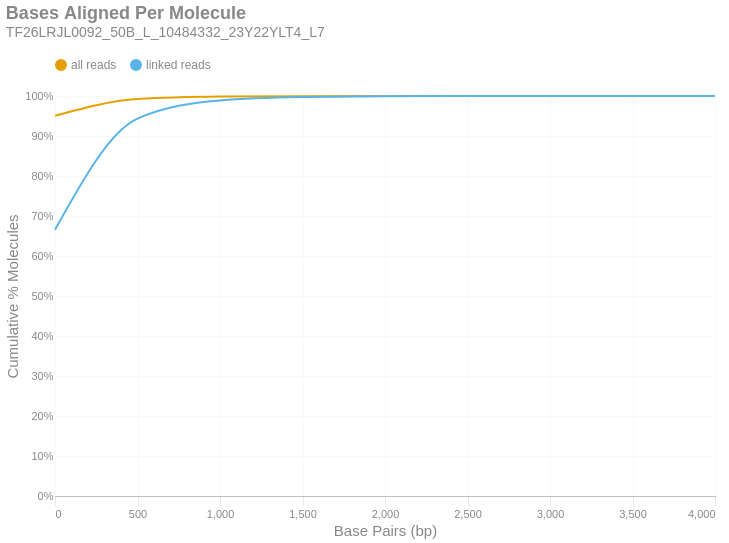

Here is the notebook cell this chart was saved with:
### Markdown cell above
### Bases Aligned Per Molecule
This is a cumulative frequency distribution showing the number of base pairs aligned per unique molecule. These data are shown in 500 bp bins. There are two distributions: one with `all reads` (yellow) and another with only `linked reads` (blue). The percent of molecules in the `linked reads` distribution is relative to the total number of linked molecules.

### Code cell
if SKIPLR:
    print_html(f"Skipped")
else:
    binned_df = consolidated_hist(valids['aligned_bp'], mask, 500, True)
    with SafeRender(binned_df):
        (
            density_plot(binned_df, 'Bases Aligned Per Molecule', samplename, 'basesper')
            .encode(
                x=alt.X('bin:Q', title="Base Pairs (bp)").axis(tickMinStep=500).scale(padding=0),
                y=alt.Y('value:Q', title='Cumulative % Molecules')
                    .axis(format='%')
                    .scale(domain = [0,1])
                    .stack(False),
                color=alt.Color("key:N").scale(domain = ["all reads", "linked reads"]),
                tooltip = [
                    alt.Tooltip("key:N", title = "Data Type"),
                    alt.Tooltip("range_label:N", title="Bases Aligned Per Molecule"),
                    alt.Tooltip("value:Q", format = ".2%", title="% Molecules (Cum.)")
                ]
            )
        ).display()

### Figure 1 — Vega-Lite specification as saved in the notebook (floating-point values rounded to 4 significant figures)
{"width": "container", "height": 400, "config": {"title": {"anchor": "start", "dy": -15, "fontSize": 18, "color": "#888888", "subtitleColor": "#888888", "subtitleFontSize": 14}, "arc": {"fill": "#0072B2"}, "axis": {"domainColor": "#888888", "domainWidth": 0.5, "gridWidth": 0.2, "grid": false, "titleFontWeight": 400, "titleFontSize": 15, "labelFontSize": 11, "labelColor": "#888888", "tickColor": "#888888", "tickWidth": 0.2, "titleColor": "#888888"}, "axisBand": {"grid": false}, "axisX": {"grid": true, "tickSize": 10, "domainCap": "round"}, "axisY": {"domain": false, "grid": true, "tickSize": 0, "domainCap": "round"}, "background": "transparent", "header": {"labelFontSize": 15, "labelColor": "#888888", "titleFontSize": 15, "titleFontWeight": 600, "titleColor": "#888888"}, "legend": {"labelFont": "sans-serif", "labelFontSize": 12, "labelColor": "#888888", "symbolSize": 100, "symbolType": "circle", "titleFontSize": 12, "titlePadding": 10, "titleColor": "#888888", "title": null, "orient": "top"}, "range": {"category": ["#E69F00", "#56B4E9", "#009E73", "#F0E442", "#0072B2", "#D55E00", "#CC79A7", "#000000"], "diverging": ["#cfe8f3", "#a2d4ec", "#73bfe2", "#46abdb", "#1696d2", "#12719e"]}, "area": {"fill": "#0072B2", "fillOpacity": 0.7, "line": true, "strokeOpacity": 0.7}, "line": {"color": "#0072B2", "stroke": "#0072B2", "strokeWidth": 2}, "trail": {"color": "#0072B2", "stroke": "#0072B2", "strokeWidth": 0, "size": 1}, "point": {"filled": true, "fillOpacity": 1.0, "size": 95}, "text": {"color": "#888888", "fontSize": 11, "align": "right", "fontWeight": 400, "size": 11}, "bar": {"fill": "#0072B2", "stroke": null}, "view": {"stroke": null, "continuousWidth": 660, "continuousHeight": 400}}, "data": {"name": "data-6412e146081681f46f45657176288604"}, "mark": {"type": "line", "interpolate": "monotone", "point": {"opacity": 0, "size": 275}}, "encoding": {"color": {"field": "key", "scale": {"domain": ["all reads", "linked reads"]}, "type": "nominal"}, "tooltip": [{"field": "key", "title": "Data Type", "type": "nominal"}, {"field": "range_label", "title": "Bases Aligned Per Molecule", "type": "nominal"}, {"field": "value", "format": ".2%", "title": "% Molecules (Cum.)", "type": "quantitative"}], "x": {"axis": {"tickMinStep": 500}, "field": "bin", "scale": {"padding": 0}, "title": "Base Pairs (bp)", "type": "quantitative"}, "y": {"axis": {"format": "%"}, "field": "value", "scale": {"domain": [0, 1]}, "stack": false, "title": "Cumulative % Molecules", "type": "quantitative"}}, "params": [{"name": "param_c36ac31b6afebe62", "select": {"type": "point", "fields": ["key"]}, "bind": "legend"}], "title": {"text": "Bases Aligned Per Molecule", "subtitle": "TF26LRJL0092_50B_L_10484332_23Y22YLT4_L7"}, "transform": [{"fold": ["all reads (cumsum)", "linked reads (cumsum)"]}, {"calculate": "replace(datum.key, ' (cumsum)', '')", "as": "key"}, {"filter": {"param": "param_c36ac31b6afebe62"}}], "usermeta": {"embedOptions": {"downloadFileName": "TF26LRJL0092_50B_L_10484332_23Y22YLT4_L7.basesper"}}, "$schema": "https://vega.github.io/schema/vega-lite/v6.4.1.json", "datasets": {"data-6412e146081681f46f45657176288604": [{"bin": "0.0", "interval": "0.0-500.0", "all reads": 0.9506, "linked reads": 0.6657, "all reads (cumsum)": 0.9506, "linked reads (cumsum)": 0.6657, "range_label": "0-499"}, {"bin": "500.0", "interval": "500.0-1000.0", "all reads": 0.0418, "linked reads": 0.2777, "all reads (cumsum)": 0.9924, "linked reads (cumsum)": 0.9434, "range_label": "500-999"}, {"bin": "1000.0", "interval": "1000.0-1500.0", "all reads": 0.00618, "linked reads": 0.04558, "all reads (cumsum)": 0.9985, "linked reads (cumsum)": 0.9889, "range_label": "1000-1499"}, {"bin": "1500.0", "interval": "1500.0-2000.0", "all reads": 0.00114, "linked reads": 0.008588, "all reads (cumsum)": 0.9997, "linked reads (cumsum)": 0.9975, "range_label": "1500-1999"}, {"bin": "2000.0", "interval": "2000.0-2500.0", "all reads": 0.0002469, "linked reads": 0.001869, "all reads (cumsum)": 0.9999, "linked reads (cumsum)": 0.9994, "range_label": "2000-2499"}, {"bin": "2500.0", "interval": "2500.0-3000.0", "all reads": 5.446e-05, "linked reads": 0.000413, "all reads (cumsum)": 1.0, "linked reads (cumsum)": 0.9998, "range_label": "2500-2999"}, {"bin": "3000.0", "interval": "3000.0-3500.0", "all reads": 2.049e-05, "linked reads": 0.0001554, "all reads (cumsum)": 1.0, "linked reads (cumsum)": 1.0, "range_label": "3000-3499"}, {"bin": "3500.0", "interval": "3500.0-4000.0", "all reads": 2.696e-06, "linked reads": 2.045e-05, "all reads (cumsum)": 1.0, "linked reads (cumsum)": 1.0, "range_label": "3500-3999"}, {"bin": "4000.0", "interval": "4000.0-4500.0", "all reads": 1.618e-06, "linked reads": 1.227e-05, "all reads (cumsum)": 1.0, "linked reads (cumsum)": 1.0, "range_label": "4000-4499"}]}}
